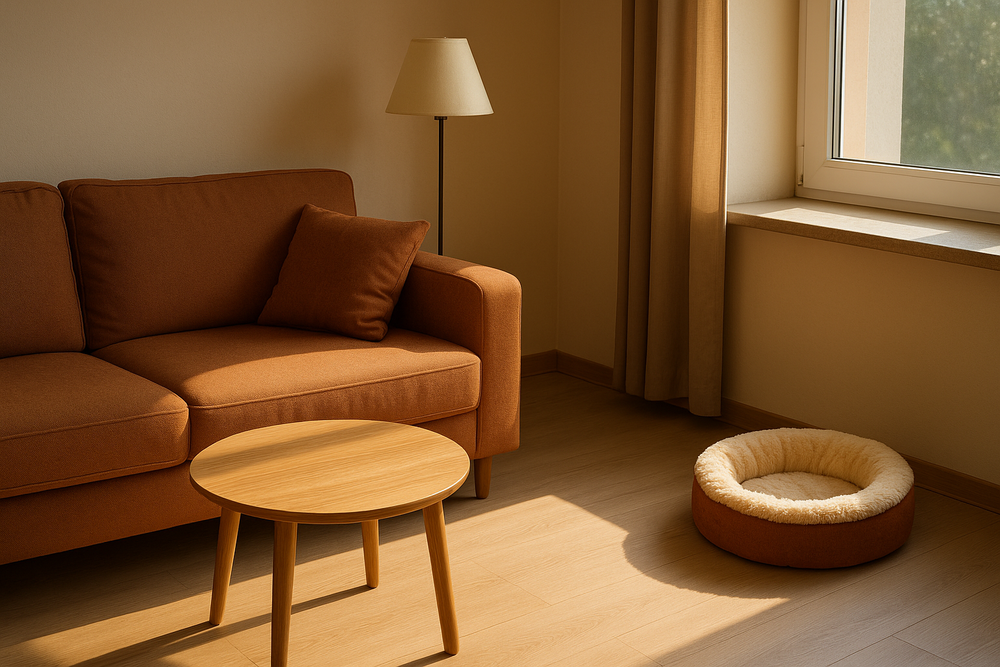
#> input picture Code/AI-Image-Cat1.png, 1000 x 667 px, shrunk from 1536 x 1024 before the run
$ python -i select_features.py   (imports and definitions only)   (older library calls are emulated)
#> lines starting #> are read from the running program, lines starting #| are printed output that depends on the picture
import cv2
import numpy as np
import matplotlib.pyplot as plt
from scipy.ndimage import uniform_filter
from sklearn.metrics import euclidean_distances


# [48 lines left out: function select_features, not called in this run]


def select_features(image_rgb):

    # Convert to grayscale for brightness and edge detection
    gray = cv2.cvtColor(image_rgb, cv2.COLOR_RGB2GRAY)
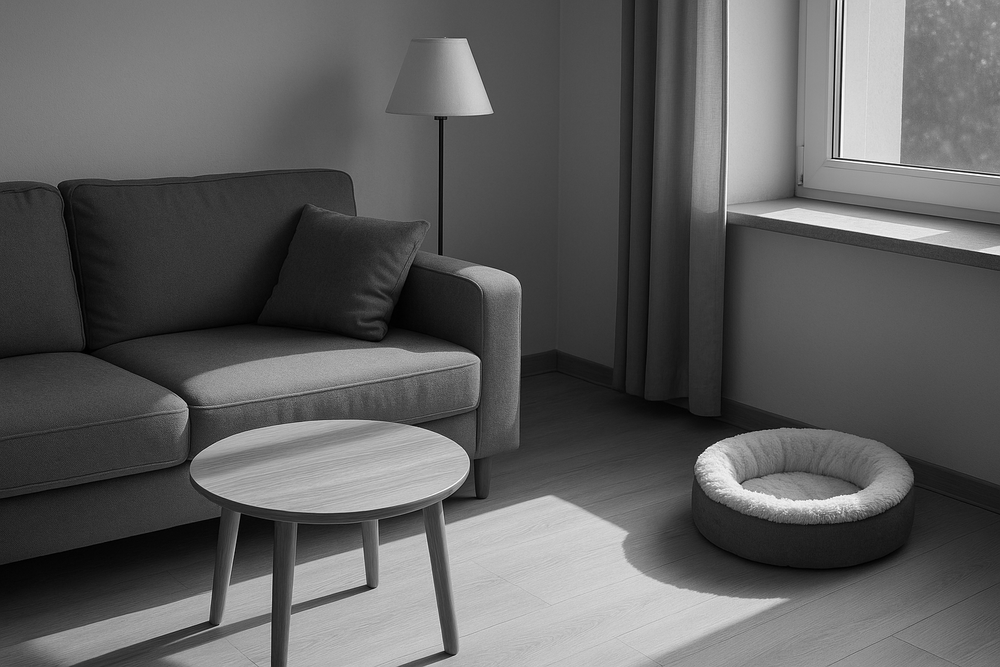
#> gray: shape (667, 1000); min 0, max 255, mean 94.8

    # --- Bright/Dark Detection ---
    # Calculate the local average using a 5x5 kernel
    local_mean = uniform_filter(gray.astype(np.float32), size=5)

    # --- Soft/Hard Detection ---
    # Slight blur before edge detection
    blurred_gray = cv2.GaussianBlur(gray, (5, 5), 0)

    # Use Laplacian to detect edges (higher value = more edge = "hard")
    laplacian = cv2.Laplacian(blurred_gray, cv2.CV_64F)
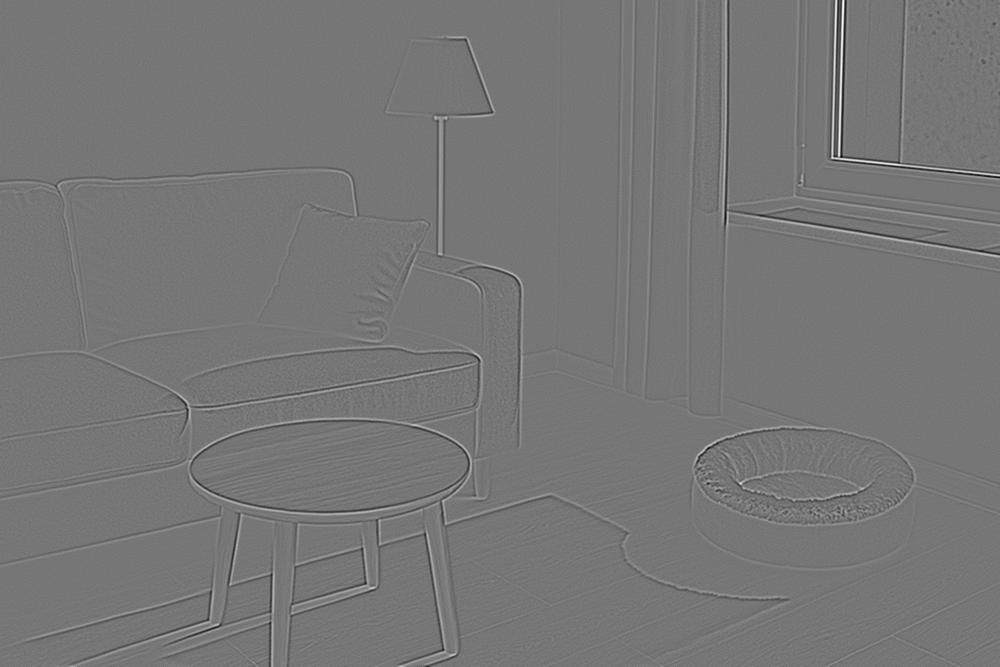
#> laplacian: shape (667, 1000) float64; min -59, max 68, mean 0; drawn with min black and max white
    edge_magnitude = np.abs(laplacian)
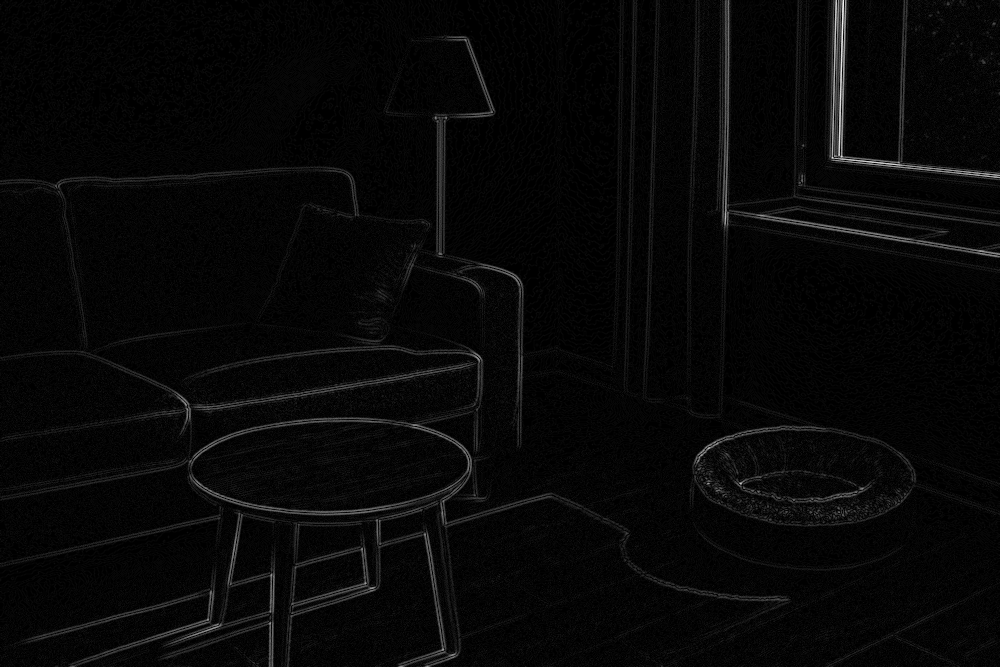
#> edge_magnitude: shape (667, 1000) float64; min 0, max 68, mean 2.1; drawn with min black and max white

    # final smoothing to be consistent with the bright/dark detection window
    smoothed_edge_magnitude = uniform_filter(edge_magnitude, size=5)
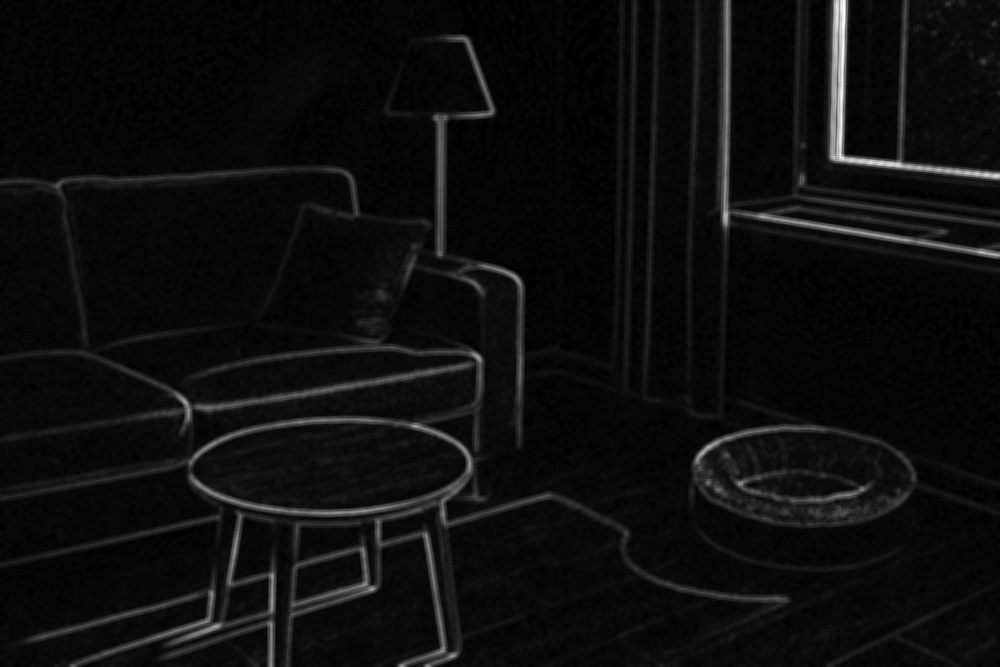
#> smoothed_edge_magnitude: shape (667, 1000) float64; min -1.02e-14, max 36.2, mean 2.1; drawn with min black and max white

    return local_mean, smoothed_edge_magnitude

# [77 lines left out: functions select_features_windowed, define_masks, select_color_distance, select_softness_std, not called in this run]

>>> import cv2
>>> picture = cv2.cvtColor(cv2.imread('AI-Image-Cat1.png'), cv2.COLOR_BGR2RGB)
>>> result = select_features(picture)
